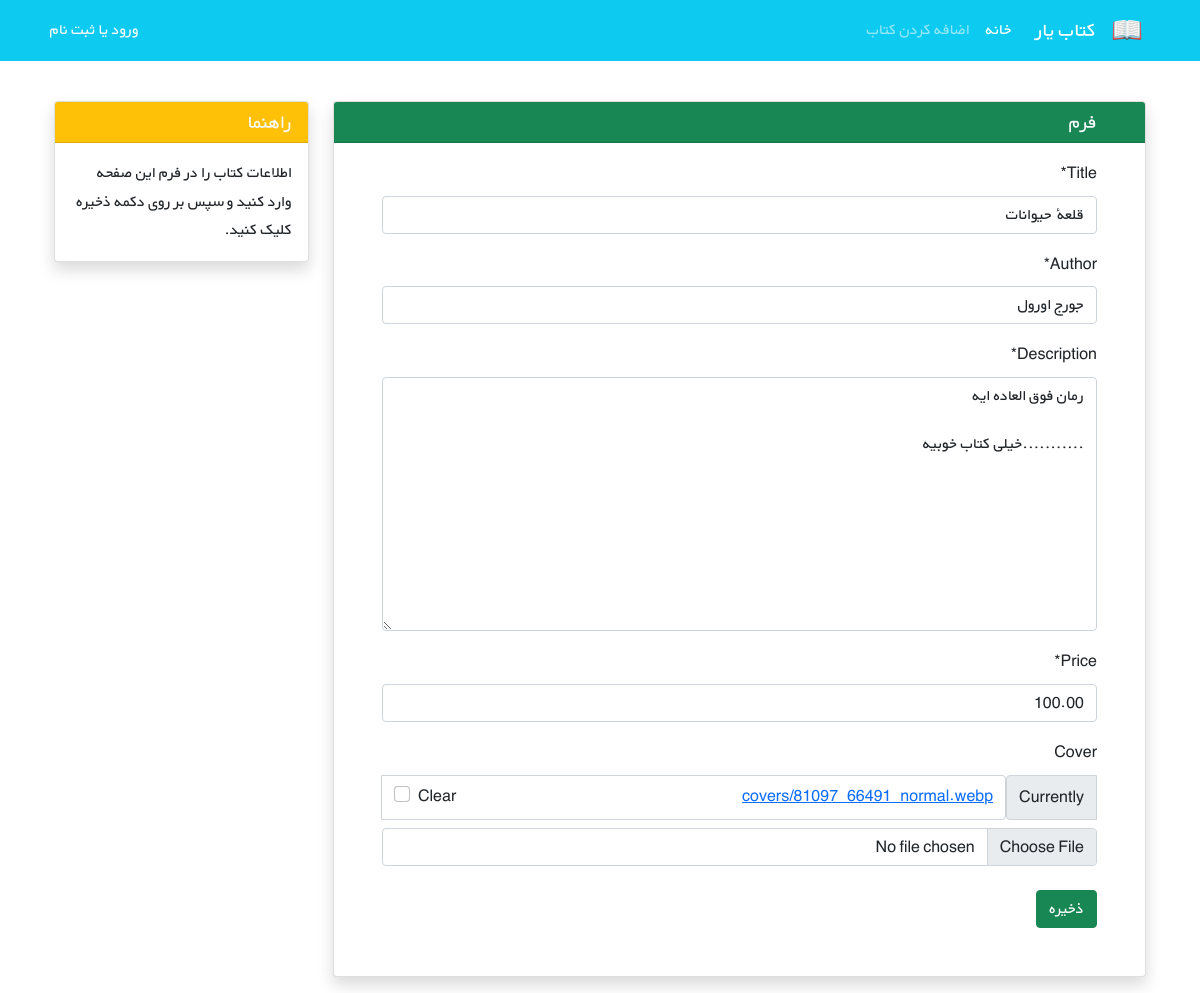
Screenshot of /book/3/edit/ with the database file from the repository.
### books/models.py (models this page shows, shortened)
class Book(models.Model):
    title = models.CharField(max_length=200)
    author = models.CharField(max_length=200)
    description = models.TextField()
    price = models.DecimalField(max_digits = 6 , decimal_places = 2)
    cover = models.ImageField(upload_to = 'covers/' , blank = True)

### books/views.py (the view)
# urls.py: path('<int:pk>/edit/' , BookUpdateView.as_view() , name = 'book_update'),
class BookUpdateView(generic.UpdateView):
    model = Book
    fields = ['title' , 'author' , 'description' , 'price' , 'cover']
    template_name = 'books/book_update.html'

### books/templates/books/book_update.html (shortened to what this page needs)
{% extends '_base.html' %}
{% load crispy_forms_tags %}
{% block content %}
      <div class="container mt-4" dir="rtl">
        <div class="row">
            <div class="col-9">
                <div class="card shadow my-3">
                    <h5 class="card-header bg-success text-light px-5">فرم</h5>
                    <div class="px-5 pt-3 pb-5">
                        <form method="POST" enctype = "multipart/form-data">
                            {{ form | crispy }}
                            <button type="submit" class="btn btn-success mt-2">ذخیره</button>
                        </form>
                    </div>
                </div>
            </div>
            <div class="col-3">
                <div class="card my-3 shadow">
                    <h5 class="card-header bg-warning text-light">راهنما</h5>
                    <div class="card-body">
                        <p class="card-text">
                            اطلاعات کتاب را در فرم این صفحه وارد کنید و سپس بر روی دکمه ذخیره کلیک کنید.
                        </p>
                    </div>
                </div>
            </div>
        </div>
    </div>
{% endblock content %}

### static/css/style.css (style rules this page uses)
* { font-family: 'BYekan', sans-serif; line-height: 1.8rem; }

### rows the page displays
Book: title "قلعۀ حیوانات", author "جورج اورول", description "رمان فوق العاده ایه ...........خیلی کتاب خوبیه", price "100.00"
